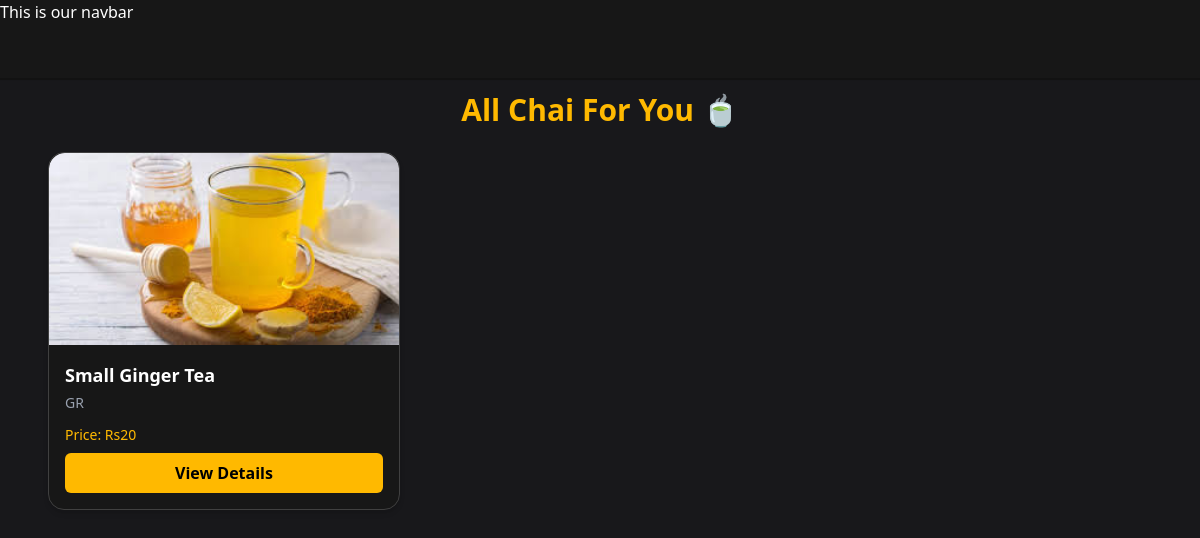
The app's page /chai/, older data.
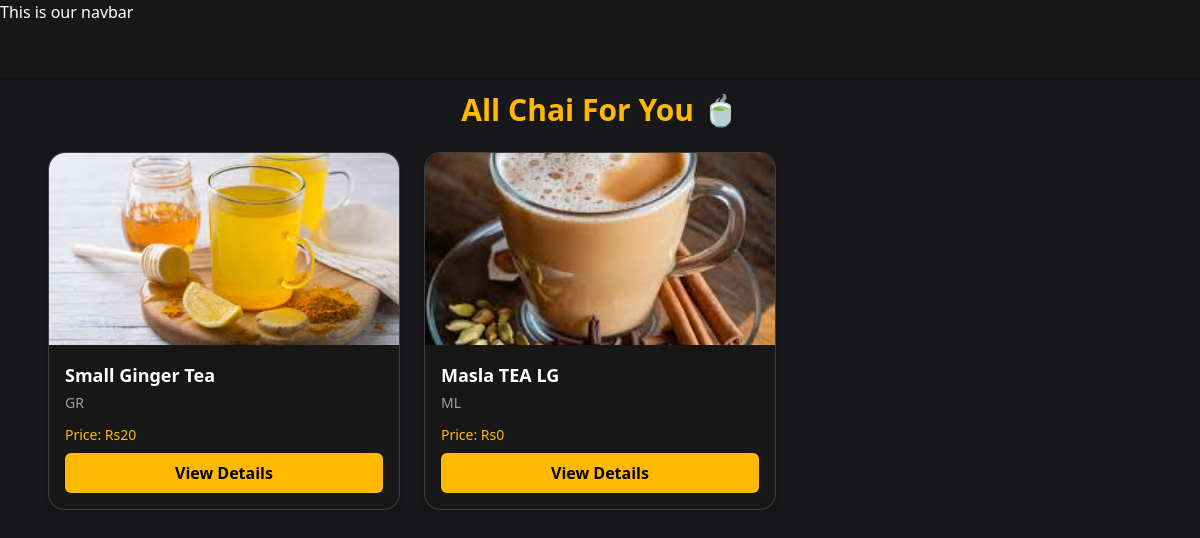
The same page, newer data.
### chai/models.py (models this page shows, shortened)
class ChaiVariety(models.Model):
    CHAI_TYPE_CHOICE = [
        ("ML", "MASALA"),
        ("GR", "GINGER"),
        ("KI", "KIWI"),
        ("EL", "ELAICHI"),
    ]
    name = models.CharField(max_length=100)
    image = models.ImageField(upload_to="chais/")
    date_added = models.DateTimeField(default=timezone.now)
    chai_type = models.CharField(max_length=2, choices=CHAI_TYPE_CHOICE)
    description = models.TextField(default="")
    price = models.SmallIntegerField(default=0)

### chai/views.py (the view)
# urls.py: path("", views.all_chai, name="all_chai"),
def all_chai(request):
    chais = ChaiVariety.objects.all()
    return render(request, "chai/all_chai.html", {"chais": chais})

### chai/templates/chai/all_chai.html (shortened to what this page needs)
{% extends 'layout.html' %}
{% block content %}
<div class="space-y-6">
  <h1 class="text-3xl font-semibold text-center text-amber-400">All Chai For You 🍵</h1>
  <div class="grid grid-cols-1 sm:grid-cols-2 lg:grid-cols-3 gap-6">
    {% for chai in chais %}
      <div class="bg-neutral-900 border border-neutral-700 rounded-2xl shadow-md hover:shadow-xl transition-shadow duration-300 overflow-hidden flex flex-col">
        <img
          class="rounded-t-2xl w-full h-48 object-cover"
          src="{{ chai.image.url }}"
          alt="{{ chai.name }}"
        />
        <div class="p-4 flex flex-col grow justify-between">
          <div>
            <h3 class="text-lg font-semibold text-white mb-1">{{ chai.name }}</h3>
            <p class="text-sm text-gray-400 mb-3">{{ chai.chai_type }}</p>
          </div>
          <div class="mt-auto space-y-2">
            <div class="text-amber-400 font-medium text-sm">Price: Rs{{ chai.price }}</div>
            <a href="{% url 'chai_detail' chai.id %}">
              <button
                class="w-full bg-amber-400 text-black font-semibold rounded-md py-2 hover:bg-amber-500 transition-colors duration-300"
              >
                View Details
              </button>
            </a>
          </div>
        </div>
      </div>
    {% endfor %}
  </div>
</div>
{% endblock %}

### templates/layout.html (shortened to what this page needs)
{% load static tailwind_tags %}
<!DOCTYPE html>
<html lang="en">
  <head>
    {% tailwind_css %}
  </head>
  <body class="bg-[#18181b] text-white">
    <nav class="h-20 bg-neutral-900 shadow-2xs border-b-2 border-black/20">This is our navbar</nav>
    <div class="max-w-6xl px-6 py-3 mx-auto w-full">
      {% block content %}
      {% endblock %}
    </div>
  </body>
</html>

Row changes from the older to the newer data that the page shows:
added ChaiVariety: image (picture), name "Masla TEA LG", chai_type "ML", price "0"
